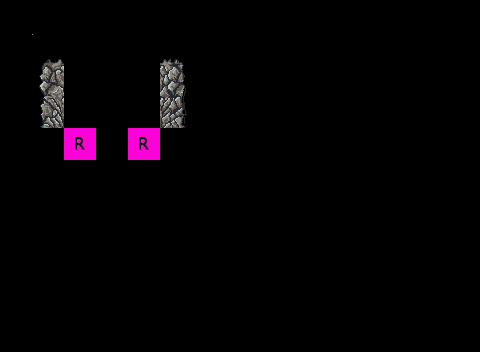

This is a level from a 2D game, rendered from its Tiled map with the project's own tilesets. A one-line summary and the map file follow, with tile-layer data summarised:
An orthogonal 15x11 tile map with 32x32 px tiles, 7 tile layers (Regions, Input_set, Output_Ground, Output_Fringe, ...), 4 tilesets.

<map version="1.0" orientation="orthogonal" width="15" height="11" tilewidth="32" tileheight="32">
 <tileset firstgid="1" name="collision" tilewidth="32" tileheight="32">
  <image source="../../graphics/tiles/collision.png" width="64" height="32" />
 </tileset>
 <tileset firstgid="3" name="set_rules" tilewidth="32" tileheight="32">
  <image source="../../graphics/tiles/set_rules.png" width="64" height="64" />
 </tileset>
 <tileset firstgid="7" name="set_thermin_cave" tilewidth="32" tileheight="32">
  <image source="../../graphics/tiles/set_thermin_cave.png" width="256" height="256" />
 </tileset>
 <tileset firstgid="71" name="thermin-cave" tilewidth="32" tileheight="32">
  <image source="../../graphics/tiles/thermin-cave.png" width="512" height="256" />
 </tileset>
 <layer name="Regions" width="15" height="11">
  <data>[165 cells, 16 non-empty, 1 distinct tile ids]</data>
 </layer>
 <layer name="Input_set" width="15" height="11">
  <data>[165 cells, 14 non-empty, 1 distinct tile ids]</data>
 </layer>
 <layer name="Output_Ground" width="15" height="11">
  <data>[165 cells, 6 non-empty, 6 distinct tile ids]</data>
 </layer>
 <layer name="Output_Fringe" width="15" height="11">
  <data>[165 cells, 0 non-empty, 0 distinct tile ids]</data>
 </layer>
 <layer name="Output_Over" width="15" height="11">
  <data>[165 cells, 0 non-empty, 0 distinct tile ids]</data>
 </layer>
 <layer name="Output_Collision" width="15" height="11">
  <data>[165 cells, 0 non-empty, 0 distinct tile ids]</data>
 </layer>
 <layer name="Output_Error" width="15" height="11">
  <data>[165 cells, 0 non-empty, 0 distinct tile ids]</data>
 </layer>
</map>
